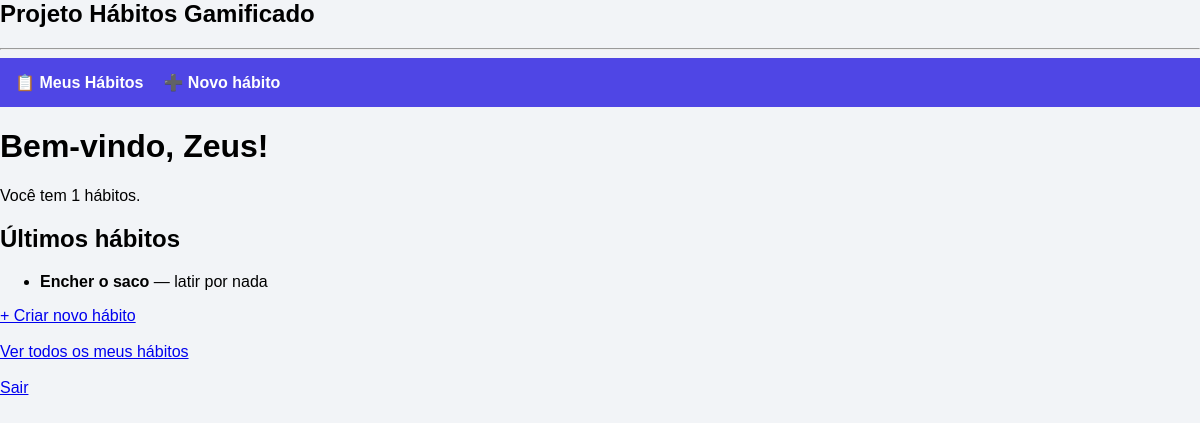
/dashboard (signed in), run on an earlier commit of the app's database.
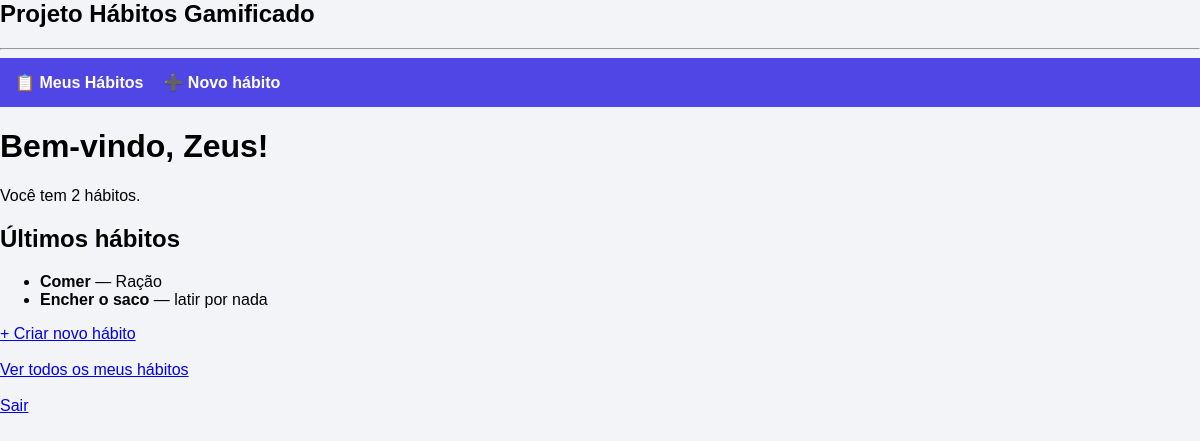
And on a later commit of the database.
### tables this page shows
CREATE TABLE habitos (
        id INTEGER PRIMARY KEY AUTOINCREMENT,
        usuario_id INTEGER,
        titulo TEXT NOT NULL,
        descricao TEXT,
        FOREIGN KEY(usuario_id) REFERENCES usuarios(id)
    );

### app.py (the view)
@app.route("/dashboard")
def dashboard():
    if "usuario_id" not in session:
        return redirect("/login")
    conn = conectar_banco()
    cursor = conn.cursor()
    cursor.execute("""
        SELECT id, titulo, descricao
        FROM habitos
        WHERE usuario_id = ?
        ORDER BY id DESC
        LIMIT 5
    """, (session["usuario_id"],))
    habitos_recentes = cursor.fetchall()
    cursor.execute("""
        SELECT COUNT(*) FROM habitos WHERE usuario_id = ?
    """, (session["usuario_id"],))
    total_habitos = cursor.fetchone()[0]
    conn.close()
    return render_template(
        "dashboard.html",
        nome=session["usuario_nome"],
        habitos=habitos_recentes,
        total_habitos=total_habitos
    )

### app.py (called while the page is built)
def conectar_banco():
    caminho = os.path.join(os.path.dirname(__file__), "database", "habitos.db")
    return sqlite3.connect(caminho, timeout=10, check_same_thread=False)

### templates/dashboard.html (shortened to what this page needs)
{% extends "base.html" %}
{% block content %}
<h1>Bem-vindo, {{ nome }}!</h1>
<p>Você tem {{ total_habitos }} hábitos.</p>
<h2>Últimos hábitos</h2>
<ul>
  {% for h in habitos %}
    <li><strong>{{ h[1] }}</strong> — {{ h[2] }}</li>
  {% else %}
    <p>Nenhum hábito criado ainda.</p>
  {% endfor %}
</ul>
<a href="/criar_habito">+ Criar novo hábito</a><br><br>
<a href="/habitos">Ver todos os meus hábitos</a><br><br>
<a href="/logout">Sair</a>
{% endblock %}

What changed in the data, as far as the page shows it:
added habitos: titulo "Comer", descricao "Ração"
Also different on the page:
{{ total_habitos }}: "1" → "2"
